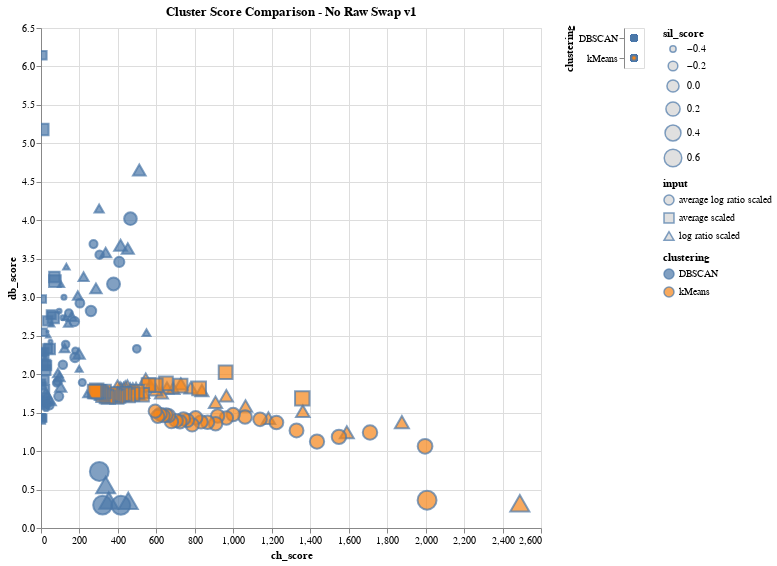

Notebook cell for this chart:
### Markdown cell above
***Notes***

- DBSCAN shows lower sil_score than with the kMeans (many are negative)
    - that said, there are trials with high sil and ch_score were from average scaled data
    
- **Optimal Clusters**
    - DBSCAN -> avg_scaled ([eps, min_values]) 
        - [2, 5], [2.75, 5], [2.25, 5]
        - very high sil_scores = [1, 3], [1, 4], [1, 5] (same as avg log ratio)

### Code cell
# EXPLORATORY - swap version 1
# Data: Average Scaled, Log Ratio Scaled
data = df_clustering_noRaw_metrics
domain = ['kMeans', 'DBSCAN']
title = "Cluster Score Comparison - No Raw Swap v1"

# axes
x_axis = 'ch_score:Q' # Maximize
y_axis = 'db_score:Q' # Minimize
    
# auxilary metrics
size =  'sil_score:Q' # Maximize
gradient = None #'sse_score:Q'  # Minimize

plot_comparison_plot(data, domain, title, x_axis, y_axis, size, gradient)

### Figure 1 — Vega-Lite specification as saved in the notebook (floating-point values rounded to 4 significant figures; data arrays with more than 128 entries replaced by an {"elided": "..."} marker saying what was removed)
{"config": {"view": {"continuousWidth": 400, "continuousHeight": 300}}, "hconcat": [{"mark": {"type": "point", "strokeOpacity": 1.0}, "encoding": {"fill": {"condition": {"type": "nominal", "field": "clustering", "selection": "selector222"}, "value": "lightgray"}, "shape": {"type": "nominal", "field": "input"}, "size": {"type": "quantitative", "field": "sil_score"}, "tooltip": [{"type": "nominal", "field": "input"}, {"type": "nominal", "field": "clustering"}, {"type": "nominal", "field": "n_clusters"}, {"type": "quantitative", "field": "sse_score"}, {"type": "quantitative", "field": "db_score"}, {"type": "quantitative", "field": "ch_score"}, {"type": "quantitative", "field": "sil_score"}, {"type": "quantitative", "field": "eps"}, {"type": "quantitative", "field": "min_samples"}], "x": {"type": "quantitative", "field": "ch_score"}, "y": {"type": "quantitative", "field": "db_score"}}, "height": 500, "selection": {"selector223": {"type": "interval", "bind": "scales", "encodings": ["x", "y"]}, "selector222": {"type": "multi", "fields": ["clustering"]}}, "title": "Cluster Score Comparison - No Raw Swap v1", "width": 500}, {"mark": "point", "encoding": {"fill": {"condition": {"type": "nominal", "field": "clustering", "selection": "selector222"}, "value": "lightgray"}, "y": {"type": "nominal", "axis": {"orient": "left"}, "field": "clustering"}}, "selection": {"selector222": {"type": "multi", "fields": ["clustering"]}}}], "data": {"name": "data-36e9126f993e06aeec98a8509aa49ed2"}, "$schema": "https://vega.github.io/schema/vega-lite/v4.8.1.json", "datasets": {"data-36e9126f993e06aeec98a8509aa49ed2": {"elided": "180 records"}}}
